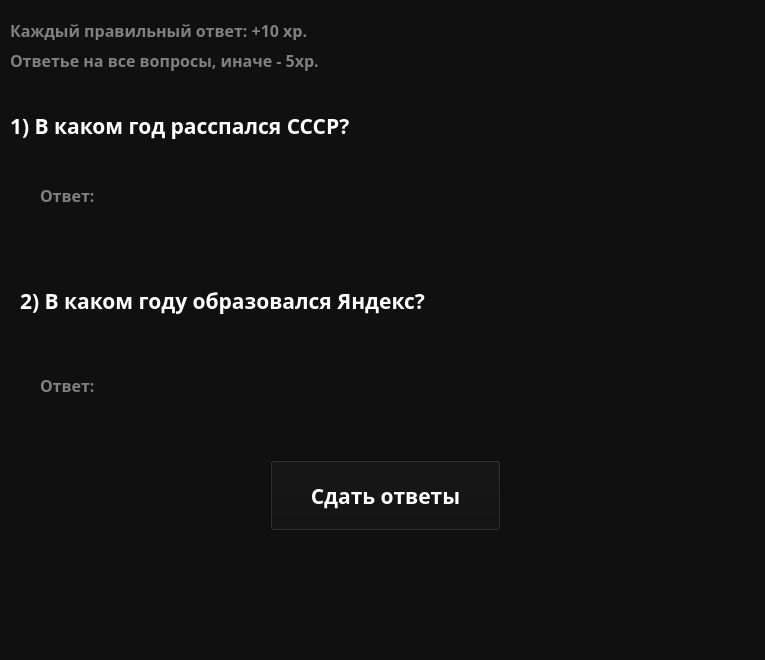
<?xml version="1.0" encoding="UTF-8"?>
<ui version="4.0">
 <class>MainWindow</class>
 <widget class="QMainWindow" name="MainWindow">
  <property name="geometry">
   <rect>
    <x>0</x>
    <y>0</y>
    <width>765</width>
    <height>660</height>
   </rect>
  </property>
  <property name="windowTitle">
   <string>MainWindow</string>
  </property>
  <property name="styleSheet">
   <string notr="true">QWidget {
	color: white;
	background-color: #101010;
	font-family: Rubik;
	font-size: 16pt;
	font-weight: 600;
}</string>
  </property>
  <widget class="QWidget" name="centralwidget">
   <widget class="QLabel" name="label">
    <property name="geometry">
     <rect>
      <x>10</x>
      <y>110</y>
      <width>641</width>
      <height>31</height>
     </rect>
    </property>
    <property name="text">
     <string>1) В каком год расспался СССР?</string>
    </property>
   </widget>
   <widget class="QLabel" name="label_2">
    <property name="geometry">
     <rect>
      <x>10</x>
      <y>10</y>
      <width>781</width>
      <height>41</height>
     </rect>
    </property>
    <property name="styleSheet">
     <string notr="true">QWidget {
	color: grey;
	background-color: #101010;
	font-family: Rubik;
	font-size: 12pt;
	font-weight: 600;
}</string>
    </property>
    <property name="text">
     <string>Каждый правильный ответ: +10 xp.</string>
    </property>
   </widget>
   <widget class="QLabel" name="label_4">
    <property name="geometry">
     <rect>
      <x>20</x>
      <y>270</y>
      <width>561</width>
      <height>61</height>
     </rect>
    </property>
    <property name="text">
     <string>2) В каком году образовался Яндекс?</string>
    </property>
   </widget>
   <widget class="QPushButton" name="answer_full">
    <property name="geometry">
     <rect>
      <x>270</x>
      <y>460</y>
      <width>231</width>
      <height>71</height>
     </rect>
    </property>
    <property name="text">
     <string>Сдать ответы</string>
    </property>
   </widget>
   <widget class="QLabel" name="label_5">
    <property name="geometry">
     <rect>
      <x>10</x>
      <y>40</y>
      <width>781</width>
      <height>41</height>
     </rect>
    </property>
    <property name="styleSheet">
     <string notr="true">QWidget {
	color: grey;
	background-color: #101010;
	font-family: Rubik;
	font-size: 12pt;
	font-weight: 600;
}</string>
    </property>
    <property name="text">
     <string>Ответье на все вопросы, иначе - 5xp.</string>
    </property>
   </widget>
   <widget class="QLabel" name="label_3">
    <property name="geometry">
     <rect>
      <x>40</x>
      <y>180</y>
      <width>61</width>
      <height>31</height>
     </rect>
    </property>
    <property name="styleSheet">
     <string notr="true">QWidget {
	color: grey;
	background-color: #101010;
	font-family: Rubik;
	font-size: 12pt;
	font-weight: 600;
}</string>
    </property>
    <property name="text">
     <string>Ответ:</string>
    </property>
   </widget>
   <widget class="QLabel" name="label_6">
    <property name="geometry">
     <rect>
      <x>40</x>
      <y>370</y>
      <width>61</width>
      <height>31</height>
     </rect>
    </property>
    <property name="styleSheet">
     <string notr="true">QWidget {
	color: grey;
	background-color: #101010;
	font-family: Rubik;
	font-size: 12pt;
	font-weight: 600;
}</string>
    </property>
    <property name="text">
     <string>Ответ:</string>
    </property>
   </widget>
  </widget>
  <widget class="QMenuBar" name="menubar">
   <property name="geometry">
    <rect>
     <x>0</x>
     <y>0</y>
     <width>765</width>
     <height>31</height>
    </rect>
   </property>
  </widget>
  <widget class="QStatusBar" name="statusbar"/>
 </widget>
 <resources/>
 <connections/>
</ui>
